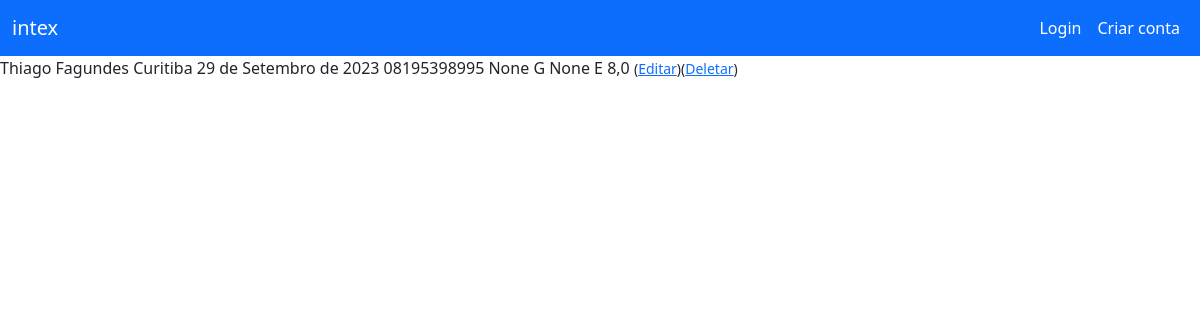
Before: /cliente/1 with the older database file.
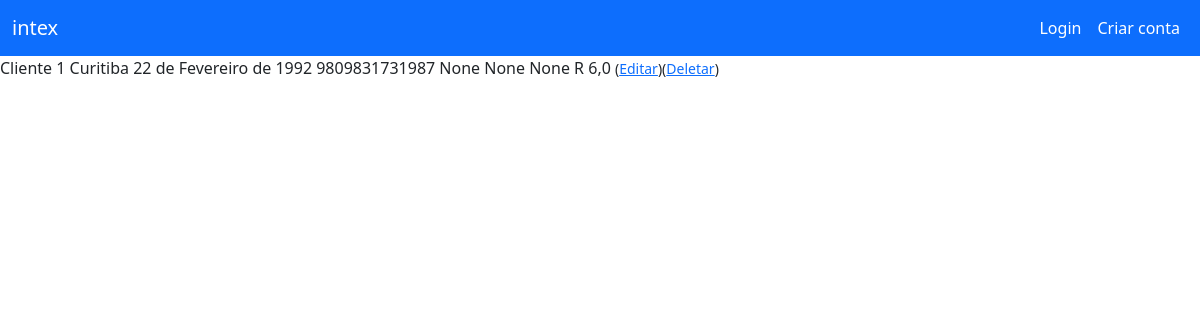
After: the same page with the newer database file.
### gestaocarteira/models.py (models this page shows, shortened)
class Cliente(models.Model):
    CICLO_VIDA = [
        ("O", "Onboarding"),
        ("R", "Risco"),
        ("E", "Expansão"),
        ("P", "Promoção")
    ]
    nome = models.CharField(max_length=150)
    cidade = models.CharField(max_length=250)
    data_nascimento = models.DateField(null=True, blank=True)
    cpf_cnpj = models.CharField(max_length=20)
    identificador = models.CharField(max_length=150, blank=True, null=True)
    porte = models.CharField(max_length=30, blank=True, null=True)
    carteira = models.ForeignKey(Carteira, on_delete=models.SET_NULL, blank=True, null=True)
    ciclo_de_vida = models.CharField(max_length=1, choices=CICLO_VIDA)
    nota_NPS = models.FloatField(max_length=4)

### gestaocarteira/views.py (the view)
# urls.py: path('cliente/<int:pk>', DetalhesCliente.as_view(), name='detalhes_cliente'),
class DetalhesCliente(DetailView):
    model = Cliente
    template_name = 'clientes/detalhescliente.html'

### templates/clientes/detalhescliente.html (shortened to what this page needs)
{% extends 'base.html' %}
{% block main %}
    {{ cliente.nome }}
    {{ cliente.cidade }}
    {{ cliente.data_nascimento }}
    {{ cliente.cpf_cnpj }}
    {{ cliente.identificador }}
    {{ cliente.porte }}
    {{ cliente.carteira }}
    {{ cliente.ciclo_de_vida }}
    {{ cliente.nota_NPS }}
    <small>(<a href="{% url 'editar_cliente' cliente.pk %}">Editar</a>)</small><small>(<a href="{% url 'deletar_cliente' cliente.pk %}">Deletar</a>)</small>
{% endblock %}

### templates/base.html (shortened to what this page needs)
{% load static %}
<!doctype html>
<html lang=pt-br>
<head>
    <link href="{% static 'css/bootstrap.min.css' %}" rel="stylesheet">
    <link href="{% static 'css/style.css' %}" rel="stylesheet">
</head>
<body>
    <header>
        <nav class="navbar navbar-expand-lg bg-primary" data-bs-theme="dark">
          <div class="container-fluid">
            <a class="navbar-brand" href="{% url 'index' %}">intex</a>
            {% if user.is_authenticated %}
            <div class="collapse navbar-collapse justify-content-between" id="navbarNav">
              <ul class="navbar-nav">
                <li class="nav-item">
                  <a class="nav-link active" aria-current="page" href="{% url 'index' %}">Início</a>
                </li>
                <li class="nav-item">
                  <a class="nav-link active" href="{% url 'clientes' %}">Clientes</a>
                </li>
                <li class="nav-item">
                  <a class="nav-link active" href="{% url 'negocios' %}">Negócios</a>
                </li>
                <li class="nav-item">
                  <a class="nav-link active" href="{% url 'churn' %}">Churn</a>
                </li>
                <li class="nav-item">
                  <a class="nav-link active" href="{% url 'tarefas' %}">Tarefas</a>
                </li>
              </ul>
              <ul class="navbar-nav">
                <li class="nav-item">
                  <a class="nav-link disabled" href="#">Configurações</a>
                </li>
                <li class="nav-item">
                  <a class="nav-link active" href="{% url 'perfil' %}">Minha conta</a>
                </li>
                <li class="nav-item">
                  <a class="nav-link active" href="{% url 'logout' %}">Logout</a>
                </li>
              </ul>
            </div>
            {% else %}
              <div class="collapse navbar-collapse justify-content-between">
              <ul class="navbar-nav">
                <li class="nav-item">
                  <a class="nav-link active" href="{% url 'login' %}">Login</a>
                </li>
                <li class="nav-item">
                  <a class="nav-link active" href="{% url 'signup' %}">Criar conta</a>
                </li>
              </ul>
            {% endif %}
          </div>
        </nav>
    </header>
    <main>
        {% block main %}
        {% endblock %}
    </main>
</body>
</html>

Changed rows visible on the page:
changed Cliente "Curitiba": nome "Thiago Fagundes" → "Cliente 1"; data_nascimento "29 de Setembro de 2023" → "22 de Fevereiro de 1992"; cpf_cnpj "08195398995" → "9809831731987"; porte "G" → "None"; ciclo_de_vida "E" → "R"; nota_NPS "8,0" → "6,0"
